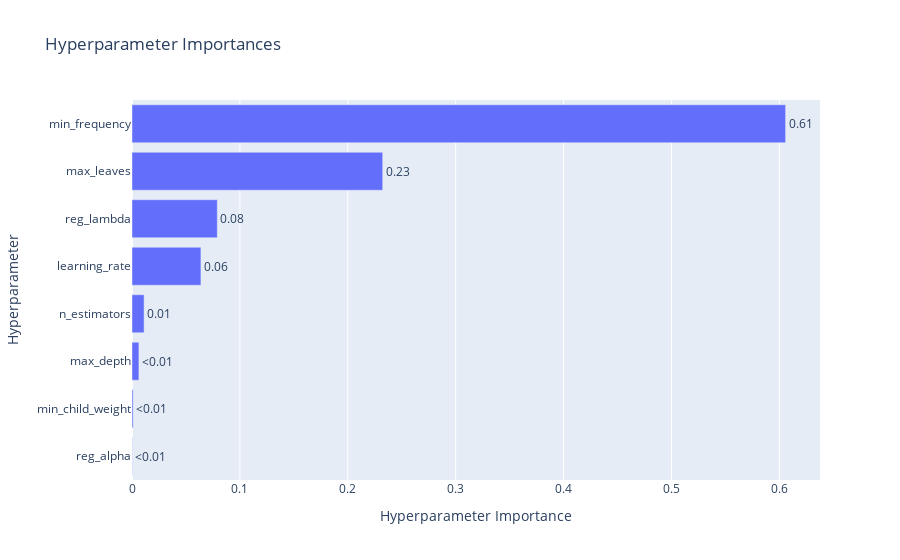

Notebook cell for this chart:
### Markdown cell above
El gráfico de coordenadas paralelas es una herramienta que facilita la visualización y comparación de múltiples dimensiones o variables simultáneamente. En los resultados de la optimización, se evidencia que el método con Pruning muestra menos líneas o dimensiones en contraste con la optimización estándar, lo que respalda la idea de una mayor eficiencia en la exploración de hiperparámetros.

Las diversas dimensiones en este gráfico representan los hiperparámetros optimizados durante el proceso. La presencia de menos líneas en el enfoque con Pruning sugiere que se logran resultados favorables con un menor número de iteraciones. Esto indica un enfoque más selectivo en la exploración de combinaciones de hiperparámetros, priorizando aquellas con un impacto más significativo en el rendimiento del modelo."

### Code cell
# Gráfico de importancia de hiperparámetros con Optuna
plot_param_importances(study_opt)

### Figure 1 — Plotly figure (JSON) as saved in the notebook; plotly's stock layout.template omitted (floating-point values rounded to 4 significant figures)
{"data": [{"cliponaxis": false, "hovertemplate": ["reg_alpha (FloatDistribution): 0.0002461295448122902<extra></extra>", "min_child_weight (IntDistribution): 0.0010657990706241971<extra></extra>", "max_depth (IntDistribution): 0.006396803649981224<extra></extra>", "n_estimators (IntDistribution): 0.011201082435826586<extra></extra>", "learning_rate (FloatDistribution): 0.06388912204650415<extra></extra>", "reg_lambda (FloatDistribution): 0.0790462652794938<extra></extra>", "max_leaves (IntDistribution): 0.2323791858905946<extra></extra>", "min_frequency (FloatDistribution): 0.6057756120821632<extra></extra>"], "name": "Objective Value", "orientation": "h", "text": ["<0.01", "<0.01", "<0.01", "0.01", "0.06", "0.08", "0.23", "0.61"], "textposition": "outside", "type": "bar", "x": [0.0002461, 0.001066, 0.006397, 0.0112, 0.06389, 0.07905, 0.2324, 0.6058], "y": ["reg_alpha", "min_child_weight", "max_depth", "n_estimators", "learning_rate", "reg_lambda", "max_leaves", "min_frequency"]}], "layout": {"title": {"text": "Hyperparameter Importances"}, "xaxis": {"title": {"text": "Hyperparameter Importance"}}, "yaxis": {"title": {"text": "Hyperparameter"}}}}
